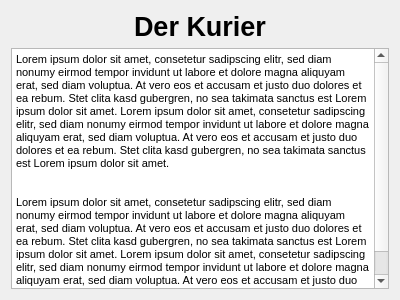
<?xml version="1.0" encoding="UTF-8"?>
<ui version="4.0">
 <class>Form</class>
 <widget class="QWidget" name="Form">
  <property name="geometry">
   <rect>
    <x>0</x>
    <y>0</y>
    <width>400</width>
    <height>300</height>
   </rect>
  </property>
  <property name="windowTitle">
   <string>Form</string>
  </property>
  <layout class="QGridLayout" name="gridLayout">
   <item row="0" column="0">
    <widget class="QLabel" name="label">
     <property name="font">
      <font>
       <pointsize>20</pointsize>
       <weight>75</weight>
       <bold>true</bold>
      </font>
     </property>
     <property name="text">
      <string>Der Kurier</string>
     </property>
     <property name="alignment">
      <set>Qt::AlignCenter</set>
     </property>
    </widget>
   </item>
   <item row="1" column="0">
    <widget class="QTextBrowser" name="textBrowser">
     <property name="html">
      <string>&lt;!DOCTYPE HTML PUBLIC &quot;-//W3C//DTD HTML 4.0//EN&quot; &quot;http://www.w3.org/TR/REC-html40/strict.dtd&quot;&gt;
&lt;html&gt;&lt;head&gt;&lt;meta name=&quot;qrichtext&quot; content=&quot;1&quot; /&gt;&lt;style type=&quot;text/css&quot;&gt;
p, li { white-space: pre-wrap; }
&lt;/style&gt;&lt;/head&gt;&lt;body style=&quot; font-family:'MS Shell Dlg 2'; font-size:8.25pt; font-weight:400; font-style:normal;&quot;&gt;
&lt;p style=&quot; margin-top:0px; margin-bottom:0px; margin-left:0px; margin-right:0px; -qt-block-indent:0; text-indent:0px;&quot;&gt;&lt;span style=&quot; font-size:8pt;&quot;&gt;Lorem ipsum dolor sit amet, consetetur sadipscing elitr, sed diam nonumy eirmod tempor invidunt ut labore et dolore magna aliquyam erat, sed diam voluptua. At vero eos et accusam et justo duo dolores et ea rebum. Stet clita kasd gubergren, no sea takimata sanctus est Lorem ipsum dolor sit amet. Lorem ipsum dolor sit amet, consetetur sadipscing elitr, sed diam nonumy eirmod tempor invidunt ut labore et dolore magna aliquyam erat, sed diam voluptua. At vero eos et accusam et justo duo dolores et ea rebum. Stet clita kasd gubergren, no sea takimata sanctus est Lorem ipsum dolor sit amet.&lt;/span&gt;&lt;/p&gt;
&lt;p style=&quot;-qt-paragraph-type:empty; margin-top:0px; margin-bottom:0px; margin-left:0px; margin-right:0px; -qt-block-indent:0; text-indent:0px; font-size:8pt;&quot;&gt;&lt;br /&gt;&lt;/p&gt;
&lt;p style=&quot;-qt-paragraph-type:empty; margin-top:0px; margin-bottom:0px; margin-left:0px; margin-right:0px; -qt-block-indent:0; text-indent:0px; font-size:8pt;&quot;&gt;&lt;br /&gt;&lt;/p&gt;
&lt;p style=&quot; margin-top:0px; margin-bottom:0px; margin-left:0px; margin-right:0px; -qt-block-indent:0; text-indent:0px;&quot;&gt;&lt;span style=&quot; font-size:8pt;&quot;&gt;Lorem ipsum dolor sit amet, consetetur sadipscing elitr, sed diam nonumy eirmod tempor invidunt ut labore et dolore magna aliquyam erat, sed diam voluptua. At vero eos et accusam et justo duo dolores et ea rebum. Stet clita kasd gubergren, no sea takimata sanctus est Lorem ipsum dolor sit amet. Lorem ipsum dolor sit amet, consetetur sadipscing elitr, sed diam nonumy eirmod tempor invidunt ut labore et dolore magna aliquyam erat, sed diam voluptua. At vero eos et accusam et justo duo dolores et ea rebum. Stet clita kasd gubergren, no sea takimata sanctus est Lorem ipsum dolor sit amet.&lt;/span&gt;&lt;/p&gt;&lt;/body&gt;&lt;/html&gt;</string>
     </property>
    </widget>
   </item>
  </layout>
 </widget>
 <resources/>
 <connections/>
</ui>
